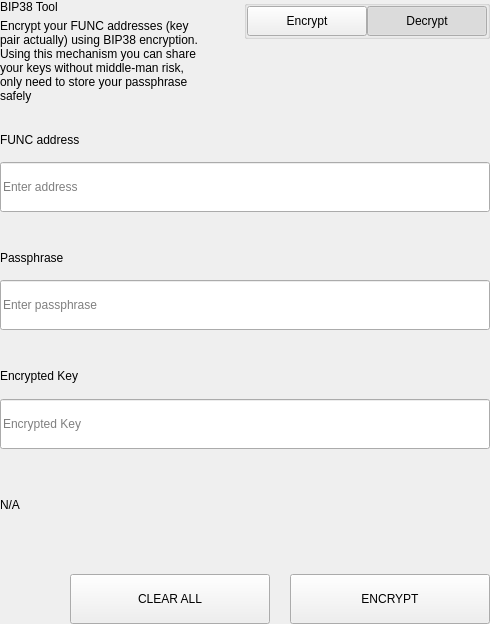
<?xml version="1.0" encoding="UTF-8"?>
<ui version="4.0">
 <class>SettingsBitToolWidget</class>
 <widget class="QWidget" name="SettingsBitToolWidget">
  <property name="geometry">
   <rect>
    <x>0</x>
    <y>0</y>
    <width>490</width>
    <height>624</height>
   </rect>
  </property>
  <property name="windowTitle">
   <string>Form</string>
  </property>
  <layout class="QVBoxLayout" name="verticalLayout">
   <property name="spacing">
    <number>0</number>
   </property>
   <property name="leftMargin">
    <number>0</number>
   </property>
   <property name="topMargin">
    <number>0</number>
   </property>
   <property name="rightMargin">
    <number>0</number>
   </property>
   <property name="bottomMargin">
    <number>0</number>
   </property>
   <item>
    <widget class="QWidget" name="left" native="true">
     <layout class="QVBoxLayout" name="verticalLayout_3">
      <property name="leftMargin">
       <number>0</number>
      </property>
      <property name="topMargin">
       <number>0</number>
      </property>
      <property name="rightMargin">
       <number>0</number>
      </property>
      <property name="bottomMargin">
       <number>0</number>
      </property>
      <item>
       <layout class="QVBoxLayout" name="verticalLayout_2">
        <property name="spacing">
         <number>0</number>
        </property>
        <item>
         <layout class="QHBoxLayout" name="horizontalLayout_3" stretch="3,1">
          <property name="spacing">
           <number>40</number>
          </property>
          <item>
           <layout class="QVBoxLayout" name="verticalLayoutTitle">
            <property name="spacing">
             <number>5</number>
            </property>
            <item>
             <widget class="QLabel" name="labelTitle">
              <property name="text">
               <string>BIP38 Tool</string>
              </property>
             </widget>
            </item>
            <item>
             <widget class="QLabel" name="labelSubtitle1">
              <property name="text">
               <string>Encrypt your FUNC addresses (key pair actually) using BIP38 encryption.
Using this mechanism you can share your keys without middle-man risk, only need to store your passphrase safely</string>
              </property>
              <property name="wordWrap">
               <bool>true</bool>
              </property>
             </widget>
            </item>
           </layout>
          </item>
          <item alignment="Qt::AlignTop">
           <widget class="QGroupBox" name="groupBox">
            <property name="title">
             <string/>
            </property>
            <property name="alignment">
             <set>Qt::AlignLeading|Qt::AlignLeft|Qt::AlignTop</set>
            </property>
            <layout class="QHBoxLayout" name="horizontalLayout_4">
             <property name="spacing">
              <number>0</number>
             </property>
             <property name="leftMargin">
              <number>0</number>
             </property>
             <property name="topMargin">
              <number>0</number>
             </property>
             <property name="rightMargin">
              <number>0</number>
             </property>
             <property name="bottomMargin">
              <number>0</number>
             </property>
             <item>
              <spacer name="horizontalSpacer">
               <property name="orientation">
                <enum>Qt::Horizontal</enum>
               </property>
               <property name="sizeHint" stdset="0">
                <size>
                 <width>40</width>
                 <height>20</height>
                </size>
               </property>
              </spacer>
             </item>
             <item>
              <widget class="QPushButton" name="pushLeft">
               <property name="minimumSize">
                <size>
                 <width>120</width>
                 <height>30</height>
                </size>
               </property>
               <property name="maximumSize">
                <size>
                 <width>120</width>
                 <height>30</height>
                </size>
               </property>
               <property name="focusPolicy">
                <enum>Qt::NoFocus</enum>
               </property>
               <property name="text">
                <string>Encrypt</string>
               </property>
               <property name="checkable">
                <bool>true</bool>
               </property>
               <property name="autoExclusive">
                <bool>true</bool>
               </property>
              </widget>
             </item>
             <item>
              <widget class="QPushButton" name="pushRight">
               <property name="minimumSize">
                <size>
                 <width>120</width>
                 <height>30</height>
                </size>
               </property>
               <property name="maximumSize">
                <size>
                 <width>120</width>
                 <height>30</height>
                </size>
               </property>
               <property name="focusPolicy">
                <enum>Qt::NoFocus</enum>
               </property>
               <property name="text">
                <string>Decrypt</string>
               </property>
               <property name="checkable">
                <bool>true</bool>
               </property>
               <property name="checked">
                <bool>true</bool>
               </property>
               <property name="autoExclusive">
                <bool>true</bool>
               </property>
              </widget>
             </item>
            </layout>
           </widget>
          </item>
         </layout>
        </item>
        <item>
         <widget class="QStackedWidget" name="stackedWidget">
          <property name="currentIndex">
           <number>1</number>
          </property>
          <widget class="QWidget" name="pageDecrypt">
           <layout class="QVBoxLayout" name="verticalLayout_5">
            <property name="spacing">
             <number>0</number>
            </property>
            <property name="leftMargin">
             <number>0</number>
            </property>
            <property name="topMargin">
             <number>0</number>
            </property>
            <property name="rightMargin">
             <number>0</number>
            </property>
            <property name="bottomMargin">
             <number>0</number>
            </property>
            <item>
             <widget class="QWidget" name="widget" native="true">
              <property name="minimumSize">
               <size>
                <width>0</width>
                <height>100</height>
               </size>
              </property>
              <layout class="QVBoxLayout" name="verticalLayout_4">
               <property name="spacing">
                <number>0</number>
               </property>
               <property name="leftMargin">
                <number>0</number>
               </property>
               <property name="topMargin">
                <number>0</number>
               </property>
               <property name="rightMargin">
                <number>0</number>
               </property>
               <property name="bottomMargin">
                <number>0</number>
               </property>
               <item>
                <spacer name="verticalSpacer_2">
                 <property name="orientation">
                  <enum>Qt::Vertical</enum>
                 </property>
                 <property name="sizeType">
                  <enum>QSizePolicy::Fixed</enum>
                 </property>
                 <property name="sizeHint" stdset="0">
                  <size>
                   <width>20</width>
                   <height>20</height>
                  </size>
                 </property>
                </spacer>
               </item>
               <item>
                <layout class="QHBoxLayout" name="horizontalLayout_6" stretch="2">
                 <property name="spacing">
                  <number>0</number>
                 </property>
                 <item>
                  <layout class="QVBoxLayout" name="verticalLayout_7">
                   <property name="spacing">
                    <number>9</number>
                   </property>
                   <item>
                    <widget class="QLabel" name="labelSubtitleKey">
                     <property name="minimumSize">
                      <size>
                       <width>0</width>
                       <height>20</height>
                      </size>
                     </property>
                     <property name="maximumSize">
                      <size>
                       <width>16777215</width>
                       <height>20</height>
                      </size>
                     </property>
                     <property name="text">
                      <string>Encrypted key</string>
                     </property>
                    </widget>
                   </item>
                   <item>
                    <widget class="QLineEdit" name="lineEditKey">
                     <property name="minimumSize">
                      <size>
                       <width>0</width>
                       <height>50</height>
                      </size>
                     </property>
                     <property name="maximumSize">
                      <size>
                       <width>16777215</width>
                       <height>50</height>
                      </size>
                     </property>
                     <property name="placeholderText">
                      <string>Enter a encrypted key</string>
                     </property>
                    </widget>
                   </item>
                  </layout>
                 </item>
                </layout>
               </item>
               <item>
                <spacer name="verticalSpacer_3">
                 <property name="orientation">
                  <enum>Qt::Vertical</enum>
                 </property>
                 <property name="sizeType">
                  <enum>QSizePolicy::Fixed</enum>
                 </property>
                 <property name="sizeHint" stdset="0">
                  <size>
                   <width>20</width>
                   <height>20</height>
                  </size>
                 </property>
                </spacer>
               </item>
               <item>
                <layout class="QVBoxLayout" name="verticalLayout_9">
                 <property name="spacing">
                  <number>9</number>
                 </property>
                 <item>
                  <widget class="QLabel" name="labelSubtitlePassphrase">
                   <property name="maximumSize">
                    <size>
                     <width>16777215</width>
                     <height>20</height>
                    </size>
                   </property>
                   <property name="text">
                    <string>Passphrase</string>
                   </property>
                  </widget>
                 </item>
                 <item>
                  <widget class="QLineEdit" name="lineEditPassphrase">
                   <property name="minimumSize">
                    <size>
                     <width>0</width>
                     <height>50</height>
                    </size>
                   </property>
                   <property name="maximumSize">
                    <size>
                     <width>16777215</width>
                     <height>50</height>
                    </size>
                   </property>
                   <property name="placeholderText">
                    <string>Enter a passphrase</string>
                   </property>
                  </widget>
                 </item>
                </layout>
               </item>
               <item>
                <spacer name="verticalSpacer_4">
                 <property name="orientation">
                  <enum>Qt::Vertical</enum>
                 </property>
                 <property name="sizeType">
                  <enum>QSizePolicy::Fixed</enum>
                 </property>
                 <property name="sizeHint" stdset="0">
                  <size>
                   <width>20</width>
                   <height>20</height>
                  </size>
                 </property>
                </spacer>
               </item>
               <item>
                <widget class="QWidget" name="widget_3" native="true">
                 <property name="sizePolicy">
                  <sizepolicy hsizetype="Preferred" vsizetype="Fixed">
                   <horstretch>0</horstretch>
                   <verstretch>0</verstretch>
                  </sizepolicy>
                 </property>
                 <layout class="QVBoxLayout" name="verticalLayout_10">
                  <property name="spacing">
                   <number>9</number>
                  </property>
                  <property name="leftMargin">
                   <number>0</number>
                  </property>
                  <property name="topMargin">
                   <number>0</number>
                  </property>
                  <property name="rightMargin">
                   <number>0</number>
                  </property>
                  <property name="bottomMargin">
                   <number>0</number>
                  </property>
                  <item>
                   <widget class="QLabel" name="labelSubtitleDecryptResult">
                    <property name="minimumSize">
                     <size>
                      <width>0</width>
                      <height>20</height>
                     </size>
                    </property>
                    <property name="maximumSize">
                     <size>
                      <width>16777215</width>
                      <height>20</height>
                     </size>
                    </property>
                    <property name="text">
                     <string>Decrypted address result</string>
                    </property>
                   </widget>
                  </item>
                  <item>
                   <widget class="QWidget" name="widget_4" native="true">
                    <layout class="QHBoxLayout" name="horizontalLayout" stretch="6,0,1">
                     <property name="spacing">
                      <number>0</number>
                     </property>
                     <property name="leftMargin">
                      <number>0</number>
                     </property>
                     <property name="topMargin">
                      <number>0</number>
                     </property>
                     <property name="rightMargin">
                      <number>0</number>
                     </property>
                     <property name="bottomMargin">
                      <number>0</number>
                     </property>
                     <item alignment="Qt::AlignVCenter">
                      <widget class="QLineEdit" name="lineEditDecryptResult">
                       <property name="minimumSize">
                        <size>
                         <width>0</width>
                         <height>50</height>
                        </size>
                       </property>
                       <property name="maximumSize">
                        <size>
                         <width>16777215</width>
                         <height>50</height>
                        </size>
                       </property>
                       <property name="placeholderText">
                        <string>Decrypted Address</string>
                       </property>
                      </widget>
                     </item>
                     <item>
                      <spacer name="horizontalSpacer_4">
                       <property name="orientation">
                        <enum>Qt::Horizontal</enum>
                       </property>
                       <property name="sizeType">
                        <enum>QSizePolicy::Fixed</enum>
                       </property>
                       <property name="sizeHint" stdset="0">
                        <size>
                         <width>20</width>
                         <height>50</height>
                        </size>
                       </property>
                      </spacer>
                     </item>
                     <item>
                      <widget class="QPushButton" name="pushButtonImport">
                       <property name="minimumSize">
                        <size>
                         <width>140</width>
                         <height>40</height>
                        </size>
                       </property>
                       <property name="text">
                        <string>Import Address</string>
                       </property>
                      </widget>
                     </item>
                    </layout>
                   </widget>
                  </item>
                 </layout>
                </widget>
               </item>
               <item>
                <widget class="QLabel" name="statusLabel_DEC">
                 <property name="maximumSize">
                  <size>
                   <width>16777215</width>
                   <height>40</height>
                  </size>
                 </property>
                 <property name="text">
                  <string/>
                 </property>
                </widget>
               </item>
               <item>
                <spacer name="verticalSpacer">
                 <property name="orientation">
                  <enum>Qt::Vertical</enum>
                 </property>
                 <property name="sizeType">
                  <enum>QSizePolicy::Preferred</enum>
                 </property>
                 <property name="sizeHint" stdset="0">
                  <size>
                   <width>20</width>
                   <height>20</height>
                  </size>
                 </property>
                </spacer>
               </item>
               <item>
                <layout class="QHBoxLayout" name="horizontalLayout_7">
                 <property name="spacing">
                  <number>0</number>
                 </property>
                 <item>
                  <spacer name="horizontalSpacer_5">
                   <property name="orientation">
                    <enum>Qt::Horizontal</enum>
                   </property>
                   <property name="sizeType">
                    <enum>QSizePolicy::Expanding</enum>
                   </property>
                   <property name="sizeHint" stdset="0">
                    <size>
                     <width>40</width>
                     <height>20</height>
                    </size>
                   </property>
                  </spacer>
                 </item>
                 <item>
                  <widget class="QPushButton" name="pushButtonDecryptClear">
                   <property name="minimumSize">
                    <size>
                     <width>200</width>
                     <height>50</height>
                    </size>
                   </property>
                   <property name="maximumSize">
                    <size>
                     <width>200</width>
                     <height>50</height>
                    </size>
                   </property>
                   <property name="text">
                    <string>CLEAR</string>
                   </property>
                  </widget>
                 </item>
                 <item>
                  <spacer name="horizontalSpacer_3">
                   <property name="orientation">
                    <enum>Qt::Horizontal</enum>
                   </property>
                   <property name="sizeType">
                    <enum>QSizePolicy::Fixed</enum>
                   </property>
                   <property name="sizeHint" stdset="0">
                    <size>
                     <width>20</width>
                     <height>20</height>
                    </size>
                   </property>
                  </spacer>
                 </item>
                 <item>
                  <widget class="QPushButton" name="pushButtonDecrypt">
                   <property name="minimumSize">
                    <size>
                     <width>200</width>
                     <height>50</height>
                    </size>
                   </property>
                   <property name="maximumSize">
                    <size>
                     <width>200</width>
                     <height>50</height>
                    </size>
                   </property>
                   <property name="text">
                    <string>DECRYPT KEY</string>
                   </property>
                  </widget>
                 </item>
                </layout>
               </item>
              </layout>
             </widget>
            </item>
           </layout>
          </widget>
          <widget class="QWidget" name="pageEncrypt">
           <layout class="QVBoxLayout" name="verticalLayout_11">
            <property name="spacing">
             <number>0</number>
            </property>
            <property name="leftMargin">
             <number>0</number>
            </property>
            <property name="topMargin">
             <number>0</number>
            </property>
            <property name="rightMargin">
             <number>0</number>
            </property>
            <property name="bottomMargin">
             <number>0</number>
            </property>
            <item>
             <spacer name="verticalSpacer_8">
              <property name="orientation">
               <enum>Qt::Vertical</enum>
              </property>
              <property name="sizeType">
               <enum>QSizePolicy::Fixed</enum>
              </property>
              <property name="sizeHint" stdset="0">
               <size>
                <width>20</width>
                <height>20</height>
               </size>
              </property>
             </spacer>
            </item>
            <item>
             <widget class="QWidget" name="containerAddressEnc" native="true">
              <layout class="QVBoxLayout" name="containerAddressEncLayout">
               <property name="spacing">
                <number>5</number>
               </property>
               <property name="leftMargin">
                <number>0</number>
               </property>
               <property name="topMargin">
                <number>0</number>
               </property>
               <property name="rightMargin">
                <number>0</number>
               </property>
               <property name="bottomMargin">
                <number>0</number>
               </property>
               <item>
                <widget class="QLabel" name="labelSubtitleAddress">
                 <property name="minimumSize">
                  <size>
                   <width>0</width>
                   <height>20</height>
                  </size>
                 </property>
                 <property name="maximumSize">
                  <size>
                   <width>16777215</width>
                   <height>20</height>
                  </size>
                 </property>
                 <property name="text">
                  <string>FUNC address</string>
                 </property>
                </widget>
               </item>
               <item>
                <widget class="QLineEdit" name="addressIn_ENC">
                 <property name="minimumSize">
                  <size>
                   <width>0</width>
                   <height>50</height>
                  </size>
                 </property>
                 <property name="placeholderText">
                  <string>Enter address</string>
                 </property>
                </widget>
               </item>
              </layout>
             </widget>
            </item>
            <item>
             <spacer name="verticalSpacer_6">
              <property name="orientation">
               <enum>Qt::Vertical</enum>
              </property>
              <property name="sizeType">
               <enum>QSizePolicy::Fixed</enum>
              </property>
              <property name="sizeHint" stdset="0">
               <size>
                <width>20</width>
                <height>20</height>
               </size>
              </property>
             </spacer>
            </item>
            <item>
             <widget class="QWidget" name="containerAddress" native="true">
              <layout class="QHBoxLayout" name="horizontalLayout_9" stretch="2">
               <property name="spacing">
                <number>0</number>
               </property>
               <property name="leftMargin">
                <number>0</number>
               </property>
               <property name="topMargin">
                <number>0</number>
               </property>
               <property name="rightMargin">
                <number>0</number>
               </property>
               <property name="bottomMargin">
                <number>0</number>
               </property>
               <item>
                <layout class="QVBoxLayout" name="verticalLayout_8">
                 <property name="spacing">
                  <number>5</number>
                 </property>
                 <item>
                  <widget class="QLabel" name="labelSubtitleMessage">
                   <property name="minimumSize">
                    <size>
                     <width>0</width>
                     <height>20</height>
                    </size>
                   </property>
                   <property name="maximumSize">
                    <size>
                     <width>16777215</width>
                     <height>20</height>
                    </size>
                   </property>
                   <property name="text">
                    <string>Passphrase</string>
                   </property>
                  </widget>
                 </item>
                 <item>
                  <widget class="QLineEdit" name="passphraseIn_ENC">
                   <property name="minimumSize">
                    <size>
                     <width>0</width>
                     <height>50</height>
                    </size>
                   </property>
                   <property name="maximumSize">
                    <size>
                     <width>16777215</width>
                     <height>50</height>
                    </size>
                   </property>
                   <property name="placeholderText">
                    <string>Enter passphrase</string>
                   </property>
                  </widget>
                 </item>
                </layout>
               </item>
              </layout>
             </widget>
            </item>
            <item>
             <spacer name="verticalSpacer_7">
              <property name="orientation">
               <enum>Qt::Vertical</enum>
              </property>
              <property name="sizeType">
               <enum>QSizePolicy::Fixed</enum>
              </property>
              <property name="sizeHint" stdset="0">
               <size>
                <width>20</width>
                <height>20</height>
               </size>
              </property>
             </spacer>
            </item>
            <item>
             <widget class="QWidget" name="widget_2" native="true">
              <property name="minimumSize">
               <size>
                <width>0</width>
                <height>75</height>
               </size>
              </property>
              <property name="maximumSize">
               <size>
                <width>16777215</width>
                <height>16777215</height>
               </size>
              </property>
              <layout class="QVBoxLayout" name="verticalLayout_6">
               <property name="leftMargin">
                <number>0</number>
               </property>
               <property name="topMargin">
                <number>0</number>
               </property>
               <property name="rightMargin">
                <number>0</number>
               </property>
               <property name="bottomMargin">
                <number>0</number>
               </property>
               <item>
                <widget class="QLabel" name="labelSubtitleEncryptedKey">
                 <property name="minimumSize">
                  <size>
                   <width>0</width>
                   <height>20</height>
                  </size>
                 </property>
                 <property name="maximumSize">
                  <size>
                   <width>16777215</width>
                   <height>20</height>
                  </size>
                 </property>
                 <property name="text">
                  <string>Encrypted Key</string>
                 </property>
                </widget>
               </item>
               <item>
                <widget class="QLineEdit" name="encryptedKeyOut_ENC">
                 <property name="minimumSize">
                  <size>
                   <width>0</width>
                   <height>50</height>
                  </size>
                 </property>
                 <property name="placeholderText">
                  <string>Encrypted Key</string>
                 </property>
                </widget>
               </item>
              </layout>
             </widget>
            </item>
            <item>
             <widget class="QLabel" name="statusLabel_ENC">
              <property name="text">
               <string notr="true">N/A</string>
              </property>
             </widget>
            </item>
            <item>
             <spacer name="verticalSpacer_5">
              <property name="orientation">
               <enum>Qt::Vertical</enum>
              </property>
              <property name="sizeType">
               <enum>QSizePolicy::Fixed</enum>
              </property>
              <property name="sizeHint" stdset="0">
               <size>
                <width>20</width>
                <height>20</height>
               </size>
              </property>
             </spacer>
            </item>
            <item>
             <layout class="QHBoxLayout" name="horizontalLayout_8">
              <property name="spacing">
               <number>0</number>
              </property>
              <item>
               <spacer name="horizontalSpacer_6">
                <property name="orientation">
                 <enum>Qt::Horizontal</enum>
                </property>
                <property name="sizeType">
                 <enum>QSizePolicy::Expanding</enum>
                </property>
                <property name="sizeHint" stdset="0">
                 <size>
                  <width>40</width>
                  <height>20</height>
                 </size>
                </property>
               </spacer>
              </item>
              <item>
               <widget class="QPushButton" name="pushButtonClear">
                <property name="minimumSize">
                 <size>
                  <width>200</width>
                  <height>50</height>
                 </size>
                </property>
                <property name="focusPolicy">
                 <enum>Qt::NoFocus</enum>
                </property>
                <property name="text">
                 <string>CLEAR ALL</string>
                </property>
               </widget>
              </item>
              <item>
               <spacer name="horizontalSpacer_2">
                <property name="orientation">
                 <enum>Qt::Horizontal</enum>
                </property>
                <property name="sizeType">
                 <enum>QSizePolicy::Fixed</enum>
                </property>
                <property name="sizeHint" stdset="0">
                 <size>
                  <width>20</width>
                  <height>20</height>
                 </size>
                </property>
               </spacer>
              </item>
              <item>
               <widget class="QPushButton" name="pushButtonEncrypt">
                <property name="minimumSize">
                 <size>
                  <width>200</width>
                  <height>50</height>
                 </size>
                </property>
                <property name="maximumSize">
                 <size>
                  <width>200</width>
                  <height>50</height>
                 </size>
                </property>
                <property name="focusPolicy">
                 <enum>Qt::NoFocus</enum>
                </property>
                <property name="text">
                 <string>ENCRYPT</string>
                </property>
               </widget>
              </item>
             </layout>
            </item>
           </layout>
          </widget>
         </widget>
        </item>
       </layout>
      </item>
     </layout>
    </widget>
   </item>
  </layout>
 </widget>
 <resources/>
 <connections/>
</ui>
